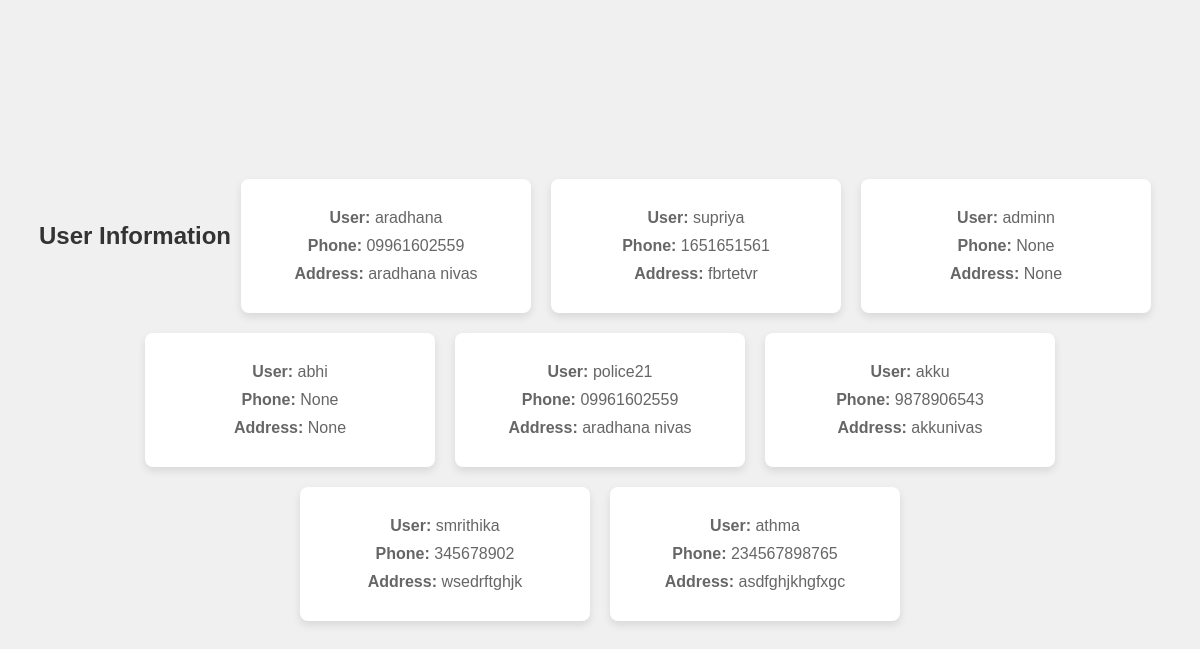
The app's page /users/ (signed in) with its own data.
### app/models.py (models this page shows, shortened)
class UserProfile(models.Model):
    user = models.OneToOneField(User, on_delete=models.CASCADE, related_name="user_profile")
    address = models.CharField(max_length=200, null=True)
    phone = models.CharField(max_length=20, null=True)
    dob = models.DateField(null=True)
    location = models.CharField(max_length=200, null=True)
    profile_image = models.ImageField(upload_to='images/profile', blank=True, null=True)
    guardian_name = models.CharField(max_length=200, null=True)
    guardian_phone = models.CharField(max_length=20, null=True)
    guardian_email = models.EmailField(max_length=30,null=True)

class User(AbstractUser):
    ROLE_CHOICES = [
        ("admin","Admin"),
        ("user", "User"),
        ("police","police")
    ]
    role = models.CharField(max_length=200, choices=ROLE_CHOICES, default="user")

### app/views.py (the view)
# urls.py: path('users/', AdminUserListView.as_view(), name='all_users'),
@method_decorator(decs,name="dispatch")
class AdminUserListView(ListView):
    template_name="adminuserlist.html"
    model=UserProfile
    context_object_name="data"

### app/decorator.py (called while the page is built)
def login_required(fn):
    def wrapper(request,*args,**kwargs):
        if not request.user.is_authenticated:
            messages.error(request,"invalid session")
            return redirect("signin")
        else:
            return fn(request,*args,**kwargs)
    return wrapper

### app/templates/adminuserlist.html (shortened to what this page needs)
<!DOCTYPE html>
{% load static %}
<html lang="en">
<head>
</head>
<body>
    <div class="container">
        <h2>User Information</h2>
        {% for d in data %}
        <div class="card">
            <p><strong>User:</strong> {{ d.user }}</p>
            <p><strong>Phone:</strong> {{ d.phone }}</p>
            <p><strong>Address:</strong> {{ d.address }}</p>
        </div>
        {% endfor %}
    </div>
</body>
</html>

### app/templates/adminuserlist.html (style rules this page uses)
body { font-family: Arial, sans-serif; background-color: #f0f0f0; margin: 0; padding: 0; display: flex; justify-content: center; align-items: center; min-height: 100vh; }
.container { display: flex; flex-wrap: wrap; justify-content: center; align-items: center; }
.card { background-color: #ffffff; border-radius: 8px; box-shadow: 0 4px 8px rgba(0, 0, 0, 0.1); padding: 20px; margin: 10px; width: 250px; text-align: center; }
h2 { margin-top: 0; color: #333333; }
p { margin: 10px 0; color: #666666; }

### records on screen
UserProfile: user "aradhana", phone "09961602559", address "aradhana nivas"
UserProfile: user "supriya", phone "1651651561", address "fbrtetvr"
UserProfile: user "adminn", phone "None", address "None"
UserProfile: user "abhi", phone "None", address "None"
UserProfile: user "police21", phone "09961602559", address "aradhana nivas"
UserProfile: user "akku", phone "9878906543", address "akkunivas"
UserProfile: user "smrithika", phone "345678902", address "wsedrftghjk"
UserProfile: user "athma", phone "234567898765", address "asdfghjkhgfxgc"
